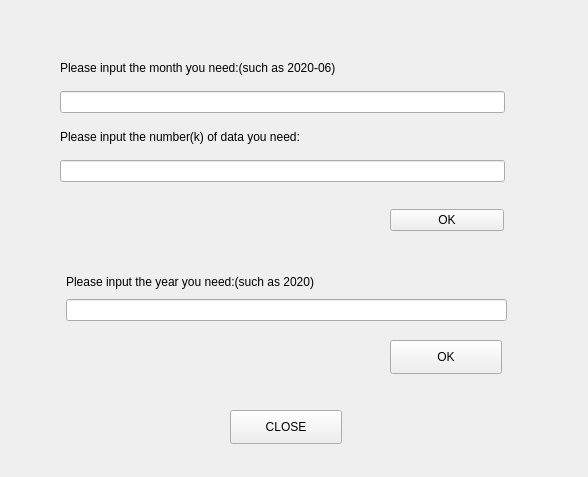
<?xml version="1.0" encoding="UTF-8"?>
<ui version="4.0">
 <class>Maxkinput</class>
 <widget class="QWidget" name="Maxkinput">
  <property name="geometry">
   <rect>
    <x>0</x>
    <y>0</y>
    <width>588</width>
    <height>477</height>
   </rect>
  </property>
  <property name="windowTitle">
   <string>Form</string>
  </property>
  <widget class="QPushButton" name="CLOSE">
   <property name="geometry">
    <rect>
     <x>230</x>
     <y>410</y>
     <width>112</width>
     <height>34</height>
    </rect>
   </property>
   <property name="text">
    <string>CLOSE</string>
   </property>
  </widget>
  <widget class="QWidget" name="">
   <property name="geometry">
    <rect>
     <x>390</x>
     <y>200</y>
     <width>114</width>
     <height>41</height>
    </rect>
   </property>
   <layout class="QVBoxLayout" name="verticalLayout_4">
    <item>
     <widget class="QPushButton" name="pushButton">
      <property name="text">
       <string>OK</string>
      </property>
     </widget>
    </item>
   </layout>
  </widget>
  <widget class="QPushButton" name="pushButton_2">
   <property name="geometry">
    <rect>
     <x>390</x>
     <y>340</y>
     <width>112</width>
     <height>34</height>
    </rect>
   </property>
   <property name="text">
    <string>OK</string>
   </property>
  </widget>
  <widget class="QWidget" name="">
   <property name="geometry">
    <rect>
     <x>60</x>
     <y>50</y>
     <width>445</width>
     <height>132</height>
    </rect>
   </property>
   <layout class="QVBoxLayout" name="verticalLayout_3">
    <item>
     <layout class="QVBoxLayout" name="verticalLayout">
      <item>
       <widget class="QLabel" name="label">
        <property name="text">
         <string>Please input the month you need:(such as 2020-06)</string>
        </property>
       </widget>
      </item>
      <item>
       <layout class="QHBoxLayout" name="horizontalLayout">
        <item>
         <widget class="QLineEdit" name="lineEdit_mth"/>
        </item>
       </layout>
      </item>
     </layout>
    </item>
    <item>
     <layout class="QVBoxLayout" name="verticalLayout_2">
      <item>
       <widget class="QLabel" name="label_2">
        <property name="text">
         <string>Please input the number(k) of data you need:</string>
        </property>
       </widget>
      </item>
      <item>
       <layout class="QHBoxLayout" name="horizontalLayout_2">
        <item>
         <widget class="QLineEdit" name="lineEdit_k"/>
        </item>
       </layout>
      </item>
     </layout>
    </item>
   </layout>
  </widget>
  <widget class="QWidget" name="">
   <property name="geometry">
    <rect>
     <x>66</x>
     <y>270</y>
     <width>441</width>
     <height>51</height>
    </rect>
   </property>
   <layout class="QVBoxLayout" name="verticalLayout_5">
    <item>
     <widget class="QLabel" name="label_3">
      <property name="text">
       <string>Please input the year you need:(such as 2020)</string>
      </property>
     </widget>
    </item>
    <item>
     <widget class="QLineEdit" name="lineEdit_yr"/>
    </item>
   </layout>
  </widget>
 </widget>
 <resources/>
 <connections/>
</ui>
